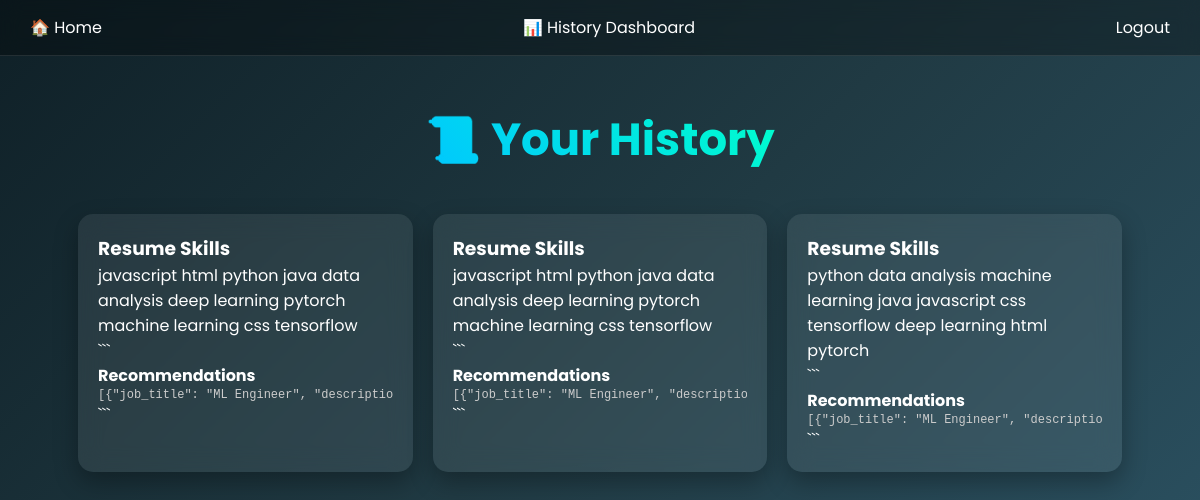
Screenshot of /history (signed in) with the database file from the repository.
### tables this page shows
CREATE TABLE history(
        id INTEGER PRIMARY KEY AUTOINCREMENT,
        username TEXT,
        resume TEXT,
        results TEXT
    );

### app/app.py (the view)
@app.route("/history")
def history():
    if not session.get("user"):
        return redirect("/login")
    conn = sqlite3.connect("database.db")
    c = conn.cursor()
    c.execute("SELECT * FROM history WHERE username=?", (session["user"],))
    data = c.fetchall()
    conn.close()
    return render_template("history.html", data=data)

### app/templates/history.html (shortened to what this page needs)
<!DOCTYPE html>
<html>
<head>
    <link rel="stylesheet" href="{{ url_for('static', filename='style.css') }}">
</head>
<body>
<div class="topbar">
    <div>
        <a href="/">🏠 Home</a>
    </div>
    <div>
        📊 History Dashboard
    </div>
    <div>
        <a href="/logout">Logout</a>
    </div>
</div>
<div class="container">
<h1>📜 Your History</h1>
{% if data %}
<div class="history-grid">
{% for row in data %}
<div class="history-card">
    <h3>Resume Skills</h3>
    <p>{{ row[2] }}</p>
```
<h4>Recommendations</h4>
<pre>{{ row[3] }}</pre>
```
</div>
{% endfor %}
</div>
{% else %}
<p>No history found</p>
{% endif %}
</div>
</body>
</html>

### app/static/style.css (style rules this page uses)
* { margin: 0; padding: 0; box-sizing: border-box; }
body { font-family: 'Poppins', sans-serif; background: linear-gradient(135deg, #0f2027, #203a43, #2c5364); color: white; animation: fadeIn 0.8s ease; }
.topbar { display: flex; justify-content: space-between; align-items: center; padding: 15px 30px; background: rgba(0,0,0,0.3); backdrop-filter: blur(10px); border-bottom: 1px solid rgba(255,255,255,0.1); }
.topbar a { color: white; text-decoration: none; }
.container { display: flex; flex-direction: column; align-items: center; padding: 50px 20px; min-height: 80vh; }
h1 { font-size: 45px; margin-bottom: 10px; background: linear-gradient(45deg,#00c6ff,#00ffcc); -webkit-background-clip: text; color: transparent; }
.history-grid { display: grid; grid-template-columns: repeat(auto-fit,minmax(300px,1fr)); gap: 20px; width: 90%; margin-top: 30px; }
.history-card { background: rgba(255,255,255,0.08); padding: 20px; border-radius: 15px; backdrop-filter: blur(12px); box-shadow: 0 10px 25px rgba(0,0,0,0.3); transition: 0.3s; }
.history-card pre { font-size: 12px; color: #ccc; overflow-x: auto; }

### rows the page displays
history: resume "javascript html python java data analysis deep learning pytorch machine learning css tensorflow", results "[{\"job_title\": \"ML Engineer\",…"
history: resume "javascript html python java data analysis deep learning pytorch machine learning css tensorflow", results "[{\"job_title\": \"ML Engineer\",…"
history: resume "python data analysis machine learning java javascript css tensorflow deep learning html pytorch", results "[{\"job_title\": \"ML Engineer\",…"
